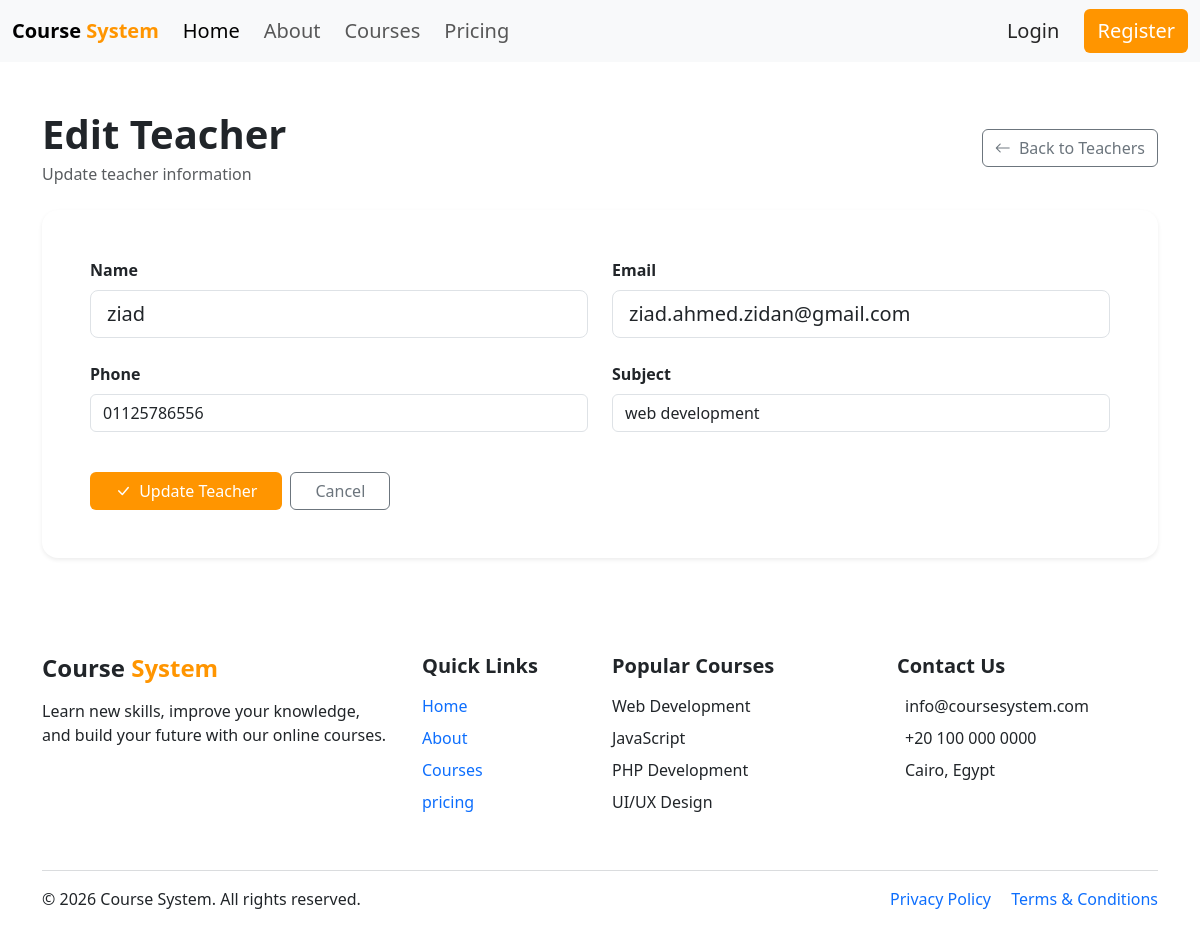
The page /edit_teacher.php?id=1 on the database as committed earlier.
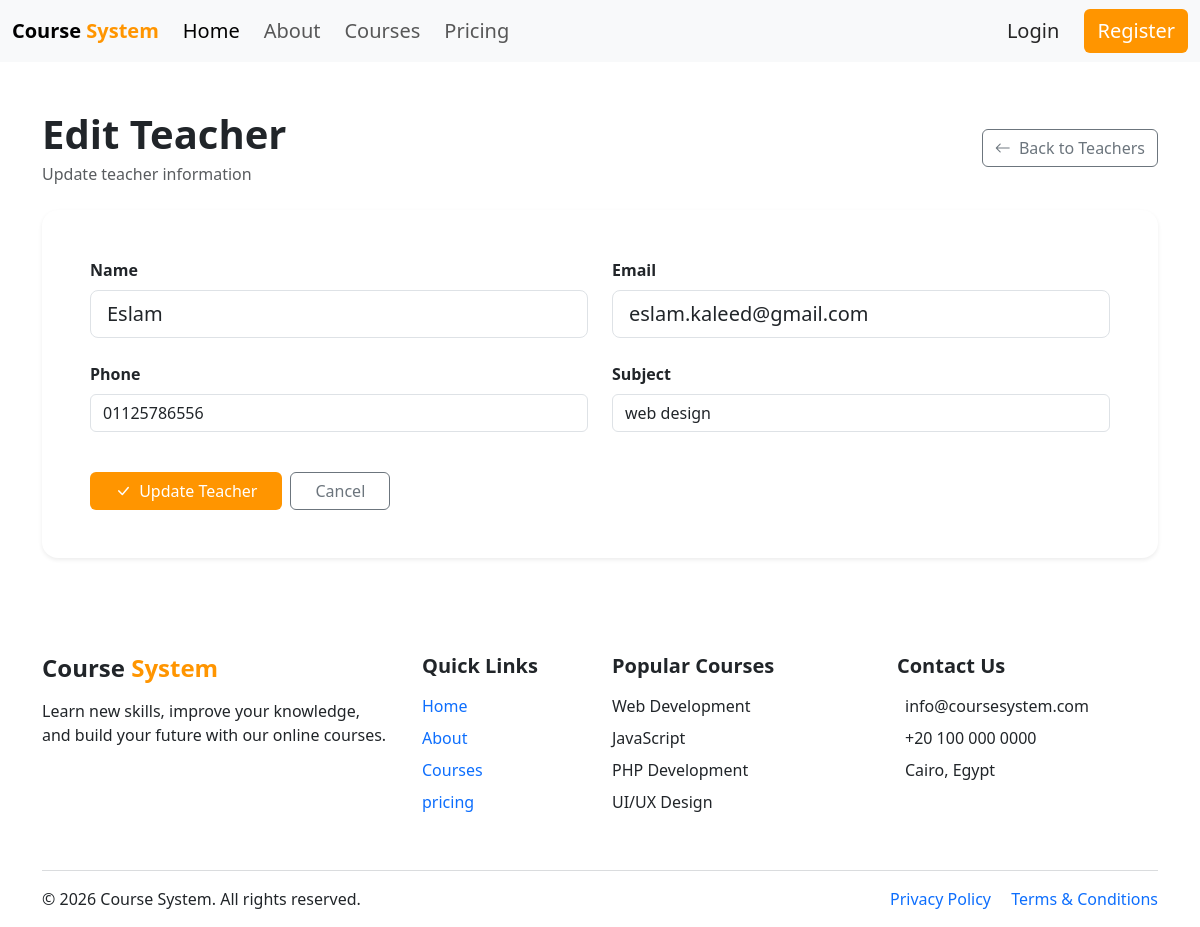
The same page on the database as committed later.
### tables this page shows
CREATE TABLE `teachers` (
  `id` int(11) NOT NULL,
  `phone` varchar(100) NOT NULL,
  `subject` varchar(100) NOT NULL,
  `user_id` int(11) NOT NULL
);

CREATE TABLE `users` (
  `id` int(11) NOT NULL,
  `name` varchar(100) NOT NULL,
  `email` varchar(100) NOT NULL,
  `password` varchar(255) NOT NULL,
  `role` varchar(50) NOT NULL,
  `image` varchar(255) NOT NULL
);

### edit_teacher.php (the view, shortened to what this page needs)
<?php
include "connect.php";
$id = (int) $_GET['id'];
$sql = "SELECT teachers.id,
               teachers.phone,
               teachers.subject,
               users.id AS user_id,
               users.name,
               users.email
        FROM teachers
        JOIN users ON teachers.user_id = users.id
        WHERE teachers.id = $id";
$result = $conn->query($sql);
$teacher = $result->fetch_assoc();
?>
<?php include "header.php"; ?>
<div class="container py-5">
    <div class="d-flex flex-column flex-md-row
                justify-content-between
                align-items-md-center
                gap-3
                mb-4">
        <div>
            <h1 class="fw-bold mb-1">
                Edit Teacher
            </h1>
            <p class="text-muted mb-0">
                Update teacher information
            </p>
        </div>
        <a href="manage_teachers.php"
           class="btn btn-outline-secondary">
            <i class="bi bi-arrow-left me-1"></i>
            Back to Teachers
        </a>
    </div>
    <div class="card border-0 shadow-sm rounded-4">
        <div class="card-body p-4 p-md-5">
            <form method="POST">
                <div class="row g-4">
                    <div class="col-md-6">
                        <label class="form-label fw-semibold">
                            Name
                        </label>
                        <input type="text"
                               name="name"
                               class="form-control form-control-lg"
                               value="<?php echo htmlspecialchars($teacher['name']); ?>"
                               placeholder="Enter teacher name"
                               required>
                    </div>
                    <div class="col-md-6">
                        <label class="form-label fw-semibold">
                            Email
                        </label>
                        <input type="email"
                               name="email"
                               class="form-control form-control-lg"
                               value="<?php echo htmlspecialchars($teacher['email']); ?>"
                               placeholder="Enter teacher email"
                               required>
                    </div>
                    <div class="col-md-6">
                        <label class="form-label fw-semibold">
                            Phone
                        </label>
                        <input type="text"
                               name="phone"
                               class="form-control"
                               value="<?php echo htmlspecialchars($teacher['phone']); ?>"
                               placeholder="Enter phone number"
                               required>
                    </div>
                    <div class="col-md-6">
                        <label class="form-label fw-semibold">
                            Subject
                        </label>
                        <input type="text"
                               name="subject"
                               class="form-control"
                               value="<?php echo htmlspecialchars($teacher['subject']); ?>"
                               placeholder="Enter subject"
                               required>
                    </div>
                    <div class="col-12">
                        <div class="d-flex flex-column flex-md-row
                                    gap-2
                                    pt-3">
                            <button type="submit"
                                    name="submit"
                                    class="btn text-white px-4"
                                    style="background-color: #FF9500;">
                                <i class="bi bi-check-lg me-1"></i>
                                Update Teacher
                            </button>
                            <a href="manage_teachers.php"
                               class="btn btn-outline-secondary px-4">
                                Cancel
                            </a>
                        </div>
                    </div>
                </div>
            </form>
        </div>
    </div>
</div>
<?php include "footer.php"; ?>

Rows that differ between the two databases and show on the page:
changed teachers: name "ziad" → "Eslam"; email "ziad.ahmed.zidan@gmail.com" → "eslam.kaleed@gmail.com"; subject "web development" → "web design"
